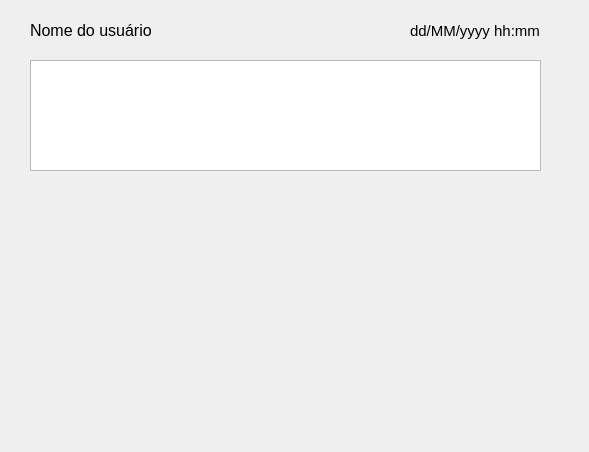
<?xml version="1.0" encoding="UTF-8"?>
<ui version="4.0">
 <class>Publicacao_ui</class>
 <widget class="QWidget" name="Publicacao_ui">
  <property name="geometry">
   <rect>
    <x>0</x>
    <y>0</y>
    <width>589</width>
    <height>452</height>
   </rect>
  </property>
  <property name="windowTitle">
   <string>Form</string>
  </property>
  <widget class="QLabel" name="nomeUsuario">
   <property name="geometry">
    <rect>
     <x>30</x>
     <y>20</y>
     <width>331</width>
     <height>21</height>
    </rect>
   </property>
   <property name="font">
    <font>
     <pointsize>12</pointsize>
    </font>
   </property>
   <property name="text">
    <string>Nome do usuário</string>
   </property>
  </widget>
  <widget class="QLabel" name="dataP">
   <property name="geometry">
    <rect>
     <x>410</x>
     <y>20</y>
     <width>141</width>
     <height>21</height>
    </rect>
   </property>
   <property name="font">
    <font>
     <pointsize>11</pointsize>
    </font>
   </property>
   <property name="text">
    <string>dd/MM/yyyy hh:mm</string>
   </property>
  </widget>
  <widget class="QTextBrowser" name="descP">
   <property name="geometry">
    <rect>
     <x>30</x>
     <y>60</y>
     <width>511</width>
     <height>111</height>
    </rect>
   </property>
  </widget>
  <widget class="QWidget" name="horizontalLayoutWidget">
   <property name="geometry">
    <rect>
     <x>30</x>
     <y>200</y>
     <width>511</width>
     <height>221</height>
    </rect>
   </property>
   <layout class="QHBoxLayout" name="imgsPubli"/>
  </widget>
 </widget>
 <resources/>
 <connections/>
</ui>
